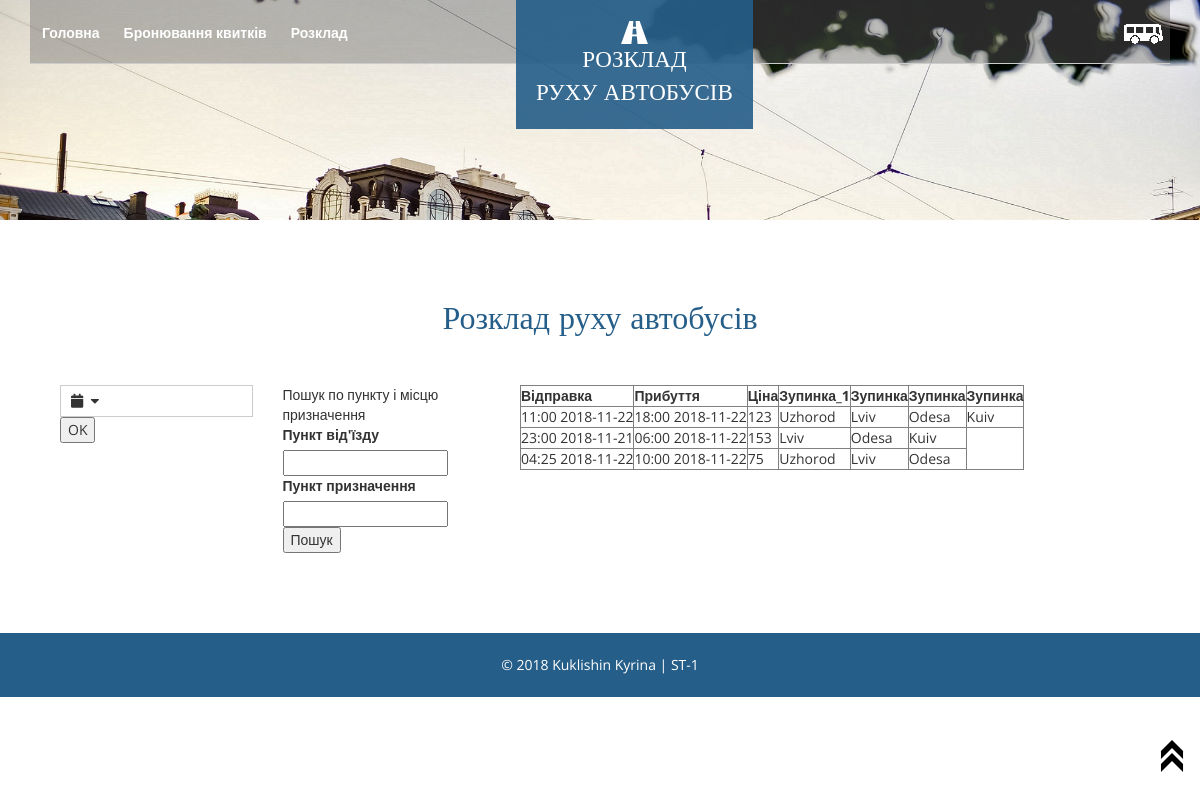
Page /about.php on the committed database.
### tables this page shows
CREATE TABLE `route` (
  `route_id` int(11) NOT NULL,
  `route` text NOT NULL,
  `departureTime` text NOT NULL,
  `arrivalTime` text NOT NULL,
  `price` int(11) NOT NULL,
  `departureDate` date NOT NULL,
  `arrivalDate` date NOT NULL,
  `bus` int(11) NOT NULL
);

CREATE TABLE `town` (
  `id_town` int(11) NOT NULL,
  `destination` text NOT NULL
);

### outputtimetable.php (the view, shortened to what this page needs)
<?php
echo"<table border='1'> <tr>
<th>Відправка</th><th>Прибуття</th><th>Ціна</th><th>Зупинка_1</th><th>Зупинка</th><th>Зупинка</th><th>Зупинка</th>
</tr>";
    if(isset($_POST['btndte'])){
     $date=$_POST['mydate'];
     $date=explode("-",$date);
     $strdate=str_replace("/", "-", $date[0]);
     $enddate=str_replace("/", "-", $date[1]);
     if ($resul = $con->query('SELECT * FROM `route` WHERE `departureDate` between "'.$strdate.'" and "'.$enddate.'"')) {
     while ($roww = $resul->fetch_assoc()) {
        $pieces = explode("-", $roww['route']);
        echo"<tr><td>".$roww['departureTime']." ".$roww['departureDate']."</td><td>".$roww['arrivalTime']." ".$roww['arrivalDate']."</td><td>".$roww['price']."</td>";
    for($i=0;$i<count($pieces);$i++){
            if ($result2 = $con->query("SELECT * FROM `town` WHERE `id_town`=".$pieces[$i])) {
                while ($row2 = $result2->fetch_assoc()) {
                 echo "<td id=".$roww['route_id'].">".$row2['destination']."</td>";
                }
            }   }
     }
    }
}else{
    if ($result = $con->query('SELECT * FROM `route` WHERE 1')) {
        while ($row = $result->fetch_assoc()) {
    $pieces = explode("-", $row['route']);
    echo"<tr><td>".$row['departureTime']." ".$row['departureDate']."</td><td>".$row['arrivalTime']." ".$row['arrivalDate']."</td><td>".$row['price']."</td>";
    for($i=0;$i<count($pieces);$i++){
    if ($result2 = $con->query("SELECT * FROM `town` WHERE `id_town`=".$pieces[$i])) {
        while ($row2 = $result2->fetch_assoc()) {
         echo "<td id=".$row['route_id'].">".$row2['destination']."</td>";
        }
    }
}
echo"</tr>"; }
}
}
echo"</table>";
?>

### about.php (shortened to what this page needs)
<!DOCTYPE html>
<html>
<head>
<link href="css/bootstrap.css" rel="stylesheet">
<link href="css/style.css" rel="stylesheet" type="text/css" media="all" />
<link rel="stylesheet" href="css/swipebox.css">
<link rel="stylesheet" href="https://use.fontawesome.com/releases/v5.5.0/css/all.css">
<link rel="stylesheet" type="text/css" href="https://cdn.jsdelivr.net/npm/daterangepicker/daterangepicker.css" />
</head>
<?php include ('DB/connect.php');
?>
<body>
<div class="banner page-head">
	<div class="container">
		<div class="top-header">
			<div class="top-left">
				<?php include 'menu.php';?>
			</div>
			<div class="top-right">
				<a class="cab" href="auto.php"></a>
			</div>
			<div class="top-logo">
				<a href="index.php"><span class="glyphicon glyphicon-road" aria-hidden="true"></span>РОЗКЛАД<span>РУХУ АВТОБУСІВ</span>
				</a>
			</div>
	</div>
	</div>
</div>
<div class="about two">
		<div class="container">
		 <h3 class="tittle">Розклад руху автобусів</h3>
				<div class="about-top">
					<div class="col-md-5 about-top-left">
					<div class="col-md-6">
	<form method="POST" id="my_form">
	<div id="reportrange"  style="background: #fff; cursor: pointer; padding: 5px 10px; border: 1px solid #ccc; width: 100%">
	<i class="fa fa-calendar"></i>&nbsp;
    <span class="mine" name="mydate"></span> <i class="fa fa-caret-down"></i>
</div>
		<button id="btn" name="btndte">OK</button>
						</form>
		</div>
		<div class="col-md-6">
		Пошук по пункту і місцю призначення
		<form method="POST">
		<label for="departure">Пункт від'їзду</label>
			  <input type="text" id="departure" name="departure">
		<label for="arrival">Пункт призначення</label>
              <input type="text" id="arrival" name="arrival">
			  <button name="search">Пошук</button>
		</form>
		</div>
					</div>
					<div class="col-md-7 about-top-right">
					<?php include ('outputtimetable.php');
?>
				</div>
					<div class="clearfix"></div>
				</div>
		</div>
</div>
<div class="div2">
	<div class="container">
		<p>© 2018 Kuklishin Kyrina | ST-1 </a></p>
	</div>
</div>
	<a href="#" id="toTop" style="display: block;"> <span id="toTopHover" style="opacity: 1;"> </span></a>
</body>
</html>

### menu.php
<?php
if(isset($_SESSION['logged_user'])){
$menu = array(
   array(
        'title' => 'Головна',
        'url' => 'index.php',
    ),
    array(
        'title' => 'Бронювання квитків',
        'url' => 'machinery.php',
    ),
    array(
        'title' => 'Розклад',
        'url' => 'about.php',
    ),
    array(
        'title' => 'Кабінет',
        'url' => 'admin/index.php',
    ),
    array(
        'title' => 'Вийти',
        'url' => 'noauto.php',
    )
);
}else
  $menu= array(
    array(
        'title' => 'Головна',
        'url' => 'index.php',
    ),
    array(
        'title' => 'Бронювання квитків',
        'url' => 'machinery.php',
    ),
    array(
        'title' => 'Розклад',
        'url' => 'about.php',
    )
);
echo'
<ul>';
 foreach($menu as $list_item) {
        echo '<li>';
        echo "<a href='{$list_item['url']}'>{$list_item['title']}</a>";
        echo '</li>';
    }
  echo' </ul>';
?>

### css/style.css (style rules this page uses)
body { font-family: 'Open Sans', sans-serif !important; margin:0; padding:0; background:#fff; }
body a { transition:0.5s all; -webkit-transition:0.5s all; -moz-transition:0.5s all; -o-transition:0.5s all; -ms-transition:0.5s all; }
h1,h2,h3,h4,h5,h6 { margin:0; }
p { margin:0; }
ul { margin:0; padding:0; }
.banner { background:url(../images/4.jpg) no-repeat 0px 0px; background-size:cover; -webkit-background-size: cover; -o-background-size: cover; -ms-background-size: cover; -moz-background-size: cover; min-height: 680px; position:relative; }
.top-right a.cab { background:url(../images/img-sprite.png) no-repeat 0px 0px; width:47px; height:24px; display:block; }
.top-header { border-bottom: 1px solid #CCCCCC; padding: 23px 0 16px 0; background: #68686866; }
.top-left { float: left; }
.top-right { float: right; }
.top-left ul li { margin: 0 12px; list-style-type:none; display:inline-block; }
.top-left ul li a { color:#fff; display:block; text-decoration:none; font-size:14px; font-weight:600; }
.top-logo a { text-align:center; font-family: 'Righteous', cursive; font-size: 23px; text-decoration:none; background: #255e89e6; padding: 20px 20px; display:inline-block; color:#fff; text-transform:uppercase; }
.top-logo { left: 43%; position:absolute; top:0; z-index:999; }
.top-logo a span { display: block; }
#toTop { display: none; text-decoration: none; position: fixed; bottom: 28px; right: 1%; overflow: hidden; z-index: 999; width: 32px; height: 32px; border: none; text-indent: 100%; background: url("../images/arr.png") no-repeat 0px 0px; }
#toTopHover { width: 32px; height: 32px; display: block; overflow: hidden; float: right; opacity: 0; -moz-opacity: 0; filter: alpha(opacity=0); }
h3.tittle { color:#255e89; font-size:32px; font-family: 'Righteous', cursive; text-align:center; margin-bottom:25px; }
.banner-bottom,.destination ,.about.two,.team,.camps { padding:80px 0; }
.div2 { background:#255e89; text-align:center; padding:22px 0; }
.div2 p,.div2 p a { text-decoration: none; color: #fff; font-size: 14px; }
.banner.page-head { min-height: 220px; }
.about-top,.main,.cam-top-top ,.grid_4,.gallery ul,.map { margin-top: 50px; }
.container:after { content: "\0020"; display: block; height: 0; clear: both; visibility: hidden; }
.clearfix:before, .clearfix:after, .row:before, .row:after { content: '\0020'; display: block; overflow: hidden; visibility: hidden; width: 0; height: 0; }
.row:after, .clearfix:after { clear: both; }

### rows in the picture
route: departureTime "11:00", departureDate "2018-11-22", arrivalTime "18:00", arrivalDate "2018-11-22", price "123"
town: destination "Uzhorod"
town: destination "Lviv"
town: destination "Odesa"
town: destination "Kuiv"
route: departureTime "23:00", departureDate "2018-11-21", arrivalTime "06:00", arrivalDate "2018-11-22", price "153"
route: departureTime "04:25", departureDate "2018-11-22", arrivalTime "10:00", arrivalDate "2018-11-22", price "75"

### other values in the picture
$list_item['title'] "Головна"
$list_item['title'] "Бронювання квитків"
$list_item['title'] "Розклад"
